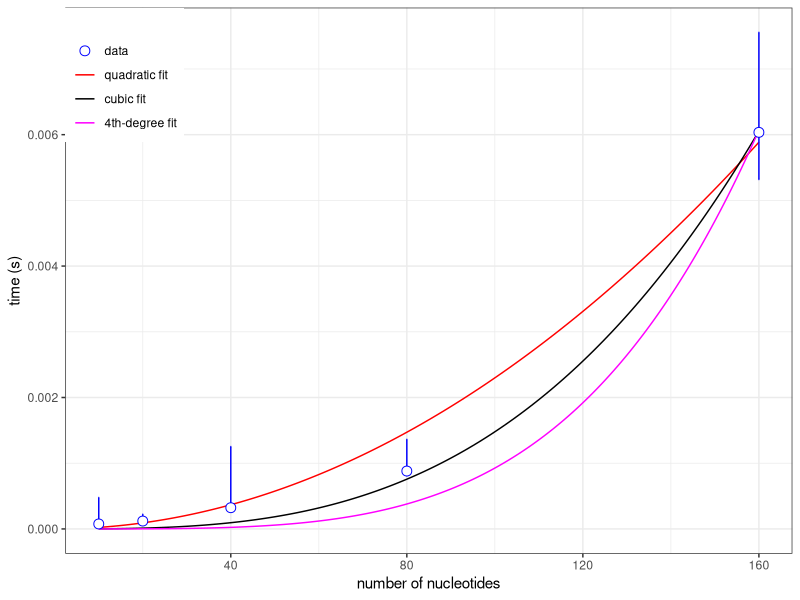
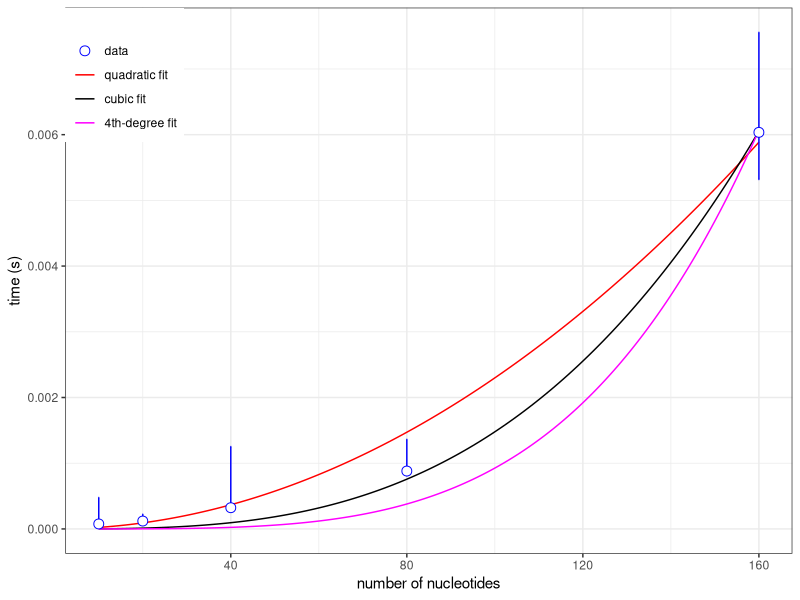

Here is the R script that generated these plots, in order:
# Reading the data
rawdata = read.table("folding.txt")
# Compute basic statistics 
dataframe <- data.frame(
  "size" = rawdata[,1],
  "time" = apply(t(rawdata)[-1,], 2, median),
  "upp" = apply(t(rawdata)[-1,], 2, quantile, prob = .75), # the error bars span the 2nd and 3rd quartiles 
  "low" = apply(t(rawdata)[-1,], 2, quantile, prob = .25)
)


# purely quadratic fit without intercept
xx <- seq(min(rawdata[,1]), max(rawdata[,1]), by = 1)
size2 <- dataframe$size^2
datafit1 <- lm(time ~ 0 + size2, data=dataframe)
fitfun1 <- function(x) predict(datafit1, newdata=data.frame(size2=x^2))
quadata <- data.frame(
  "size" = xx,
  "ptime"  = fitfun1(xx)
)


# purely cubic fit without intercept
size3 <- dataframe$size^3
datafit2 <- lm(time ~ 0 +  size3, data=dataframe)
fitfun2 <- function(x) predict(datafit2, newdata=data.frame(size3=x^3))
cubdata <- data.frame(
  "size" = xx,
  "ptime"  = fitfun2(xx)
)

# purely 4th-degree fit without intercept
size4 <- dataframe$size^4
datafit3 <- lm(time ~ 0 +  size4, data=dataframe)
fitfun3 <- function(x) predict(datafit3, newdata=data.frame(size4=x^4))
qquaddata <- data.frame(
  "size" = xx,
  "ptime"  = fitfun3(xx)
)

# Graphical representation

library(ggplot2)
col = c("data" = "blue", "cubic fit" = "black", "quadratic fit" = "red", "4th-degree fit" = "magenta")
lab = c("data", "quadratic fit", "cubic fit", "4th-degree fit")

figure <- ggplot(data=dataframe, aes(x=size, y=time)) + 
  geom_line(data = quadata, aes(x=size, y=ptime, colour = "quadratic fit")) +
  geom_line(data = cubdata, aes(x=size, y=ptime, colour = "cubic fit")) +
  geom_line(data = qquaddata, aes(x=size, y=ptime, colour = "4th-degree fit")) +
  geom_errorbar(aes(ymin=low, ymax=upp, colour="data"), width=.2) +
  geom_point(shape=21, size=3, aes(colour="data"),  fill="white") +
  scale_colour_manual(name = "", breaks = lab, labels = lab, values = col ) + 
  guides(color = guide_legend(override.aes = list(shape = c(1, NA, NA, NA), 
                                                  linetype = c("blank", "solid", "solid", "solid")
  ) 
  )
  ) +
  ylab("time (s)") +
  xlab("number of nucleotides") + 
  theme_bw() + 
  theme(legend.justification = c(0, 1), 
        legend.position = c(0, 1), 
        legend.box.margin=margin(c(5,5,5,5))) 

show(figure)
ggsave("folding.png", plot = figure, device = "png")

cat("Quadratic fit\n-------------\n")
show(summary(datafit1))

cat("Cubic fit\n------------------------\n")
show(summary(datafit2))

cat("4th-degree fit\n------------------------\n")
show(summary(datafit3))
